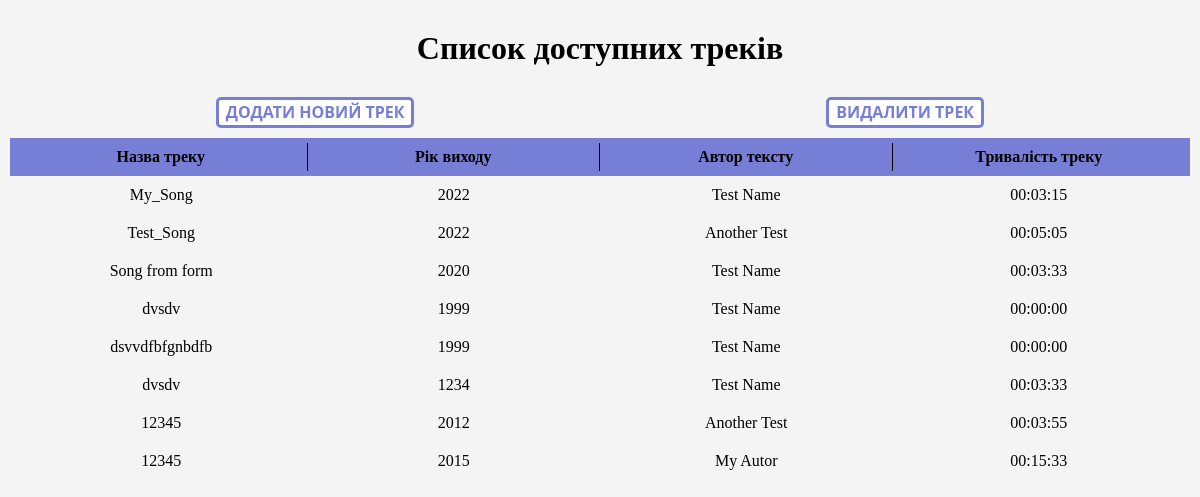
The page / on the database its author committed.
### models.py (models this page shows)
class Song(peewee.Model):
    name = peewee.CharField()
    year = peewee.IntegerField()
    duration = peewee.TimeField()
    author = peewee.ForeignKeyField(Author)
    class Meta:
        database = db

class Author(peewee.Model):
    first_name = peewee.CharField()
    last_name = peewee.CharField()
    class Meta:
        database = db

### app.py (the view)
@app.route('/', methods=['get'])
def index():
    context = {'songs': Song.select()}
    return render_template('index.html', **context)

### templates/index.html (shortened to what this page needs)
<!DOCTYPE html>
<html lang="en">
<head>
    <link rel="stylesheet" href="{{ url_for('static', filename='main.css') }}">
</head>
<body>
    <h1>Список доступних треків</h1>
    <main>
        <div class="btn_div">
            <button><a href="/add_song">Додати новий трек</a></button>
            <button><a href="/del_song">Видалити трек</a></button>
        </div>
            <ul class="header table">
                <li>Назва треку</li>
                <li>Рік виходу</li>
                <li>Автор тексту</li>
                <li>Тривалість треку</li>
            </ul>
            <ul>
                {% for song in songs %}
                    <li class="table">
                        <div class="li_item">{{song.name}}</div>
                        <div class="li_item">{{song.year}}</div>
                        <div class="li_item">{{song.author.first_name}} {{song.author.last_name}}</div>
                        <div class="li_item">{{song.duration}}</div>
                    </li>
                {% endfor %}
            </ul>
    </main>
</body>
</html>

### static/main.css (style rules this page uses)
* { -webkit-box-sizing: border-box; box-sizing: border-box; }
*::before { -webkit-box-sizing: border-box; box-sizing: border-box; }
*::after { -webkit-box-sizing: border-box; box-sizing: border-box; }
html, body { width: 100%; margin: 0; font-size: 16px; background-color: #f4f4f4; }
ul { list-style-type: none; }
body, ul, form, h1, h2, h3, p, a, button, label, input { margin: 0; padding: 0; }
a, button { cursor: pointer; text-transform: uppercase; -webkit-transition: color 0.5s linear; -o-transition: color 0.5s linear; transition: color 0.5s linear; }
button { border-color: #777ed5; border-style: solid; border-width: 3px; border-radius: 5px; padding: 1px 7px 2px; background-color: white; text-rendering: auto; color: initial; display: inline-block; text-align: start; margin: 0em; font: 400 11px system-ui; }
a { font-size: 16px; font-weight: 700; color: #777ed5; text-decoration: none; }
h1 { text-align: center; margin: 30px 0; }
main { margin: 0 10px; }
.header { font-weight: 700; background-color: #777ed5; }
.table { padding: 5px; display: flex; flex-direction: row; }
.table li, .li_item { padding: 5px; text-align: center; width: 25%; }
.table li:not(:last-child) { border-right: 1px black solid; }
.btn_div { display: flex; flex-direction: row; justify-content: space-around; margin-bottom: 10px; }

### rows shown on the page
Song: name "My_Song", year "2022", author.first_name "Test", author.last_name "Name", duration "00:03:15"
Song: name "Test_Song", year "2022", author.first_name "Another", author.last_name "Test", duration "00:05:05"
Song: name "Song from form", year "2020", author.first_name "Test", author.last_name "Name", duration "00:03:33"
Song: name "dvsdv", year "1999", author.first_name "Test", author.last_name "Name", duration "00:00:00"
Song: name "dsvvdfbfgnbdfb", year "1999", author.first_name "Test", author.last_name "Name", duration "00:00:00"
Song: name "dvsdv", year "1234", author.first_name "Test", author.last_name "Name", duration "00:03:33"
Song: name "12345", year "2012", author.first_name "Another", author.last_name "Test", duration "00:03:55"
Song: name "12345", year "2015", author.first_name "My", author.last_name "Autor", duration "00:15:33"
